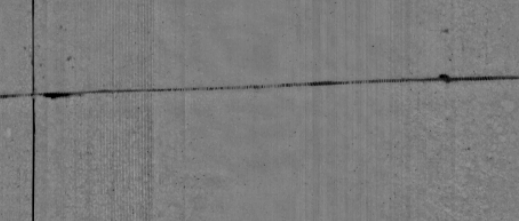
#> input picture KjTp9.png, 519 x 221 px
$ python detect_holes.py   (older library calls are emulated)
#> lines starting #> are read from the running program, lines starting #| are printed output that depends on the picture; after the words box and inside, x2 and y2 are one past the last pixel; in counts of white or black regions, pixels touching at a corner belong together
import numpy as np
import cv2

def detect_black_areas(filename):
#> called with filename = 'KjTp9.png'
  m1 = cv2.imread(filename)
#> m1 is the input picture: shape (221, 519, 3); min 0, max 149, mean 123.7
  m2 = cv2.cvtColor(m1, cv2.cv.CV_BGR2GRAY)
  m3 = 255 - cv2.threshold(m2, 0, 255, cv2.THRESH_OTSU)[1]
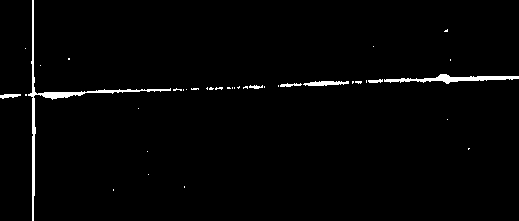
#> m3: shape (221, 519); 1.8% white; 38 white regions (31 under 20 px), largest, box (x1, y1, x2, y2) and area: (28, 0, 171, 221) 1006, (384, 74, 519, 84) 544, (303, 81, 349, 86) 163
  m4 = cv2.distanceTransform(m3, cv2.cv.CV_DIST_L2, 3)
#> (the run stopped early here; a loop or call above may not have finished)
